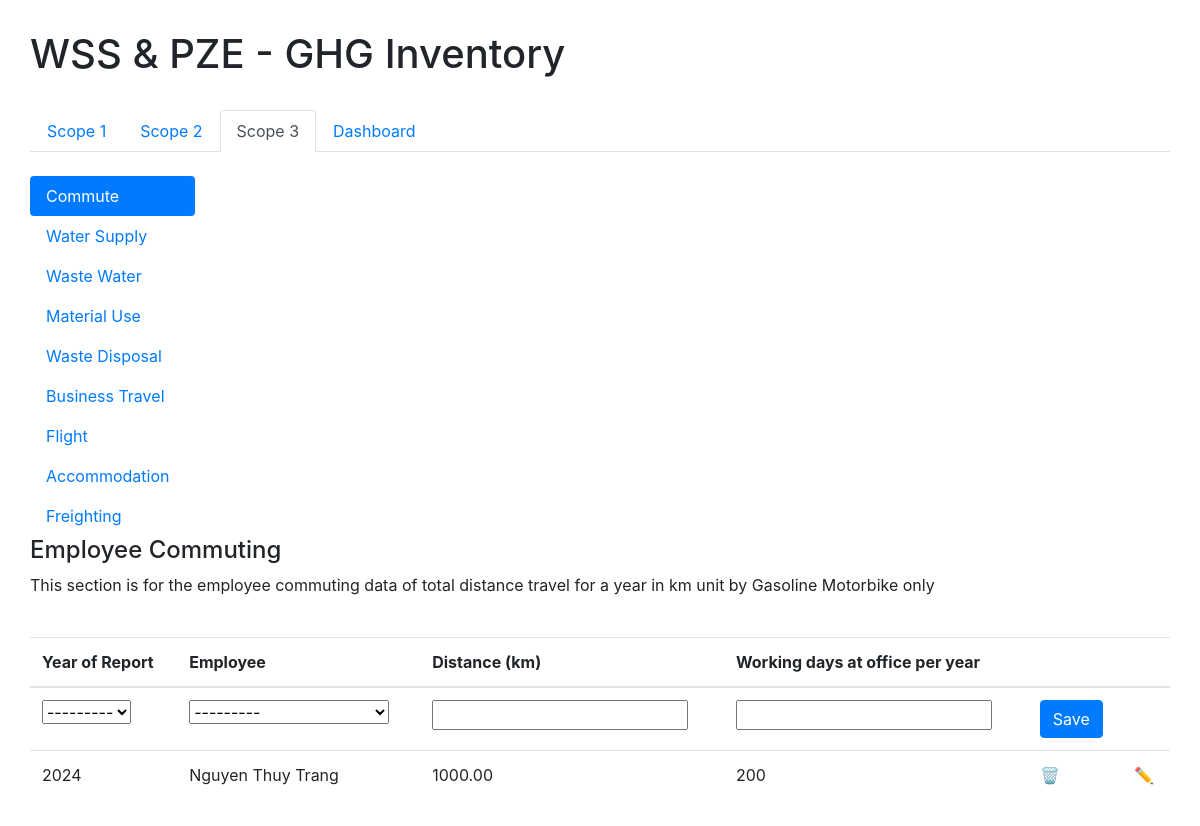
Page /ghg/scope3/ on the committed database.
### ghg_inventory/models.py (models this page shows)
class Commute(models.Model):
    inventory_year = models.ForeignKey(Inventory_Year, on_delete=models.CASCADE)
    EMPLOYEE_CHOICES = [
        ('Nguyen Thuy Trang', 'Nguyen Thuy Trang'),
        ('Frank Pogade', 'Frank Pogade'),
        ('Than Xuan Mai', 'Than Xuan Mai'),
        ('Vu Thi Thom', 'Vu Thi Thom'),
        ('Chan', 'Chan'),
        ('Markus Klemmer', 'Markus Klemmer'),
        ('Nguyen Thi Thuy Trang', 'Nguyen Thi Thuy Trang'),
        ('Le Van Tai', 'Le Van Tai'),
    ]
    employee = models.CharField(max_length=30, choices=EMPLOYEE_CHOICES)
    distance = models.DecimalField(max_digits=10, decimal_places=2)
    workdays = models.IntegerField(validators=[MinValueValidator(0), MaxValueValidator(365)])
    emission = models.FloatField()

class Inventory_Year(models.Model):
    year_choices = [(year, year) for year in range(2023, 2030)]
    year = models.IntegerField(choices=year_choices)
    def __str__(self):
        return str(self.year)

### ghg_inventory/views.py (the view, shortened to what this page needs)
# urls.py: path('scope3/', views.commute, name='scope3'),
def commute(request):
    commute = Commute_Form(prefix='commute')
    commutes = Commute.objects.all()
    context_commute = {'commute': commute, 'commutes': commutes}
    return render(request, 'ghg_inventory/scope3_commute.html', context_commute)

### ghg_inventory/forms.py
class Commute_Form(forms.ModelForm):
    class Meta:
        model = Commute
        fields = ['inventory_year', 'employee', 'distance', 'workdays']

### ghg_inventory/templates/ghg_inventory/scope3_commute.html (shortened to what this page needs)
{% extends 'ghg_inventory/base_scope3.html' %}
{% block content %}
    <div class="row">
        <div class="col-2">
            <ul class="nav nav-pills flex-column">
                <li class="nav-item">
                    <a class="nav-link active" href="{% url 'commute' %}">Commute</a>
                </li>
                <li class="nav-item">
                    <a class="nav-link"  href="{% url 'water' %}">Water Supply</a>
                </li>
                <li class="nav-item">
                    <a class="nav-link" href="{% url 'wastewater' %}">Waste Water</a>
                </li>
                <li class="nav-item">
                    <a class="nav-link "  href="{% url 'material' %}">Material Use</a>
                </li>
                <li class="nav-item">
                    <a class="nav-link "  href="{% url 'disposal' %}">Waste Disposal</a>
                </li>
                <li class="nav-item">
                    <a class="nav-link "  href="{% url 'travel' %}">Business Travel</a>
                </li>
                <li class="nav-item">
                    <a class="nav-link "  href="{% url 'flight' %}"> Flight </a>
                </li>
                <li class="nav-item">
                    <a class="nav-link "  href="{% url 'accommodation' %}">Accommodation</a>
                </li>
                <li class="nav-item">
                    <a class="nav-link "  href="{% url 'freighting' %}">Freighting</a>
                </li>
            </ul>
        </div>
        <div class="col">
            <h4> Employee Commuting </h4>
            <p> This section is for the employee commuting data of total distance travel for a year in km unit by Gasoline Motorbike only </p>
            <br>
            <form method="post">
            <table class="table table-hover">
                <thead>
                    <tr>
                        <th>Year of Report</th>
                        <th>Employee</th>
                        <th>Distance (km)</th>
                        <th>Working days at office per year</th>
                        <th></th>
                        <th></th>
                    </tr>
                </thead>
                <tbody>
                    <tr>
                        <td> {{ commute.inventory_year }} </td>
                        <td>{{ commute.employee}}</td>
                        <td>{{ commute.distance}}</td>
                        <td>{{ commute.workdays}}</td>
                        <td><button type="submit" class="btn btn-primary">Save</button></td>
                        <td></td>
                    </tr>
                        {% for item in commutes%}
                            <tr>
                                <td>{{ item.inventory_year }}</td>
                                <td>{{ item.employee}}</td>
                                <td>{{ item.distance}}</td>
                                <td>{{ item.workdays}}</td>
                                <td><a href="{% url 'commute_delete' item.id %}">🗑️</a></td>
                                <td><a href="{% url 'commute_update' item.id %}">✏️</a></td>
                            </tr>
                        {% endfor %}
                </tbody>
            </table>
            </form>
        </div>
    </div>
{% endblock %}

### rows in the picture
Commute: inventory_year "2024", employee "Nguyen Thuy Trang", distance "1000.00", workdays "200"
